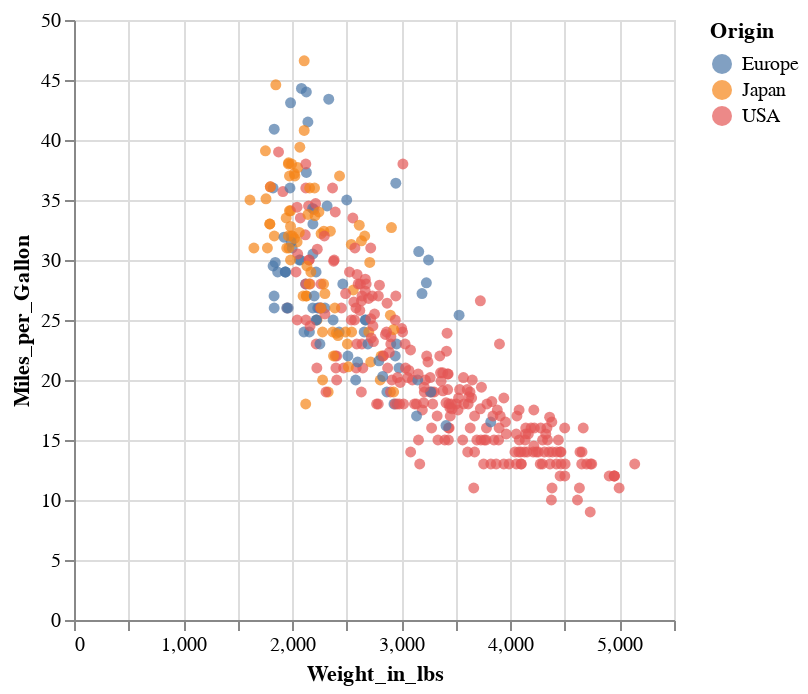

Source (notebook cell):
### Markdown cell above
The `tooltip` channel is a little different, but it is one of the most frequently used channels. Displayed points typically correspond to a row in the DataFrame. Using the `tooltip` channel, we can access any fields we want from that row.  

For example, by supplying the list of column names `["Name", "Weight_in_lbs", "Miles_per_Gallon"]` to the `tooltip` channel, we can learn the name, weight, and miles-per-gallon of the given car.

### Code cell
alt.Chart(df).mark_circle().encode(
    alt.X("Weight_in_lbs"),
    alt.Y("Miles_per_Gallon"),
    alt.Color("Origin"),
    tooltip=["Name", "Weight_in_lbs","Miles_per_Gallon" ]
)

### Figure 1 — Vega-Lite specification as saved in the notebook (floating-point values rounded to 4 significant figures; data arrays with more than 128 entries replaced by an {"elided": "..."} marker saying what was removed)
{"config": {"view": {"continuousWidth": 300, "continuousHeight": 300}}, "data": {"name": "data-583e73726c1545c56c203344161a975c"}, "mark": {"type": "circle"}, "encoding": {"color": {"field": "Origin", "type": "nominal"}, "tooltip": [{"field": "Name", "type": "nominal"}, {"field": "Weight_in_lbs", "type": "quantitative"}, {"field": "Miles_per_Gallon", "type": "quantitative"}], "x": {"field": "Weight_in_lbs", "type": "quantitative"}, "y": {"field": "Miles_per_Gallon", "type": "quantitative"}}, "$schema": "https://vega.github.io/schema/vega-lite/v5.20.1.json", "datasets": {"data-583e73726c1545c56c203344161a975c": {"elided": "406 records"}}}
